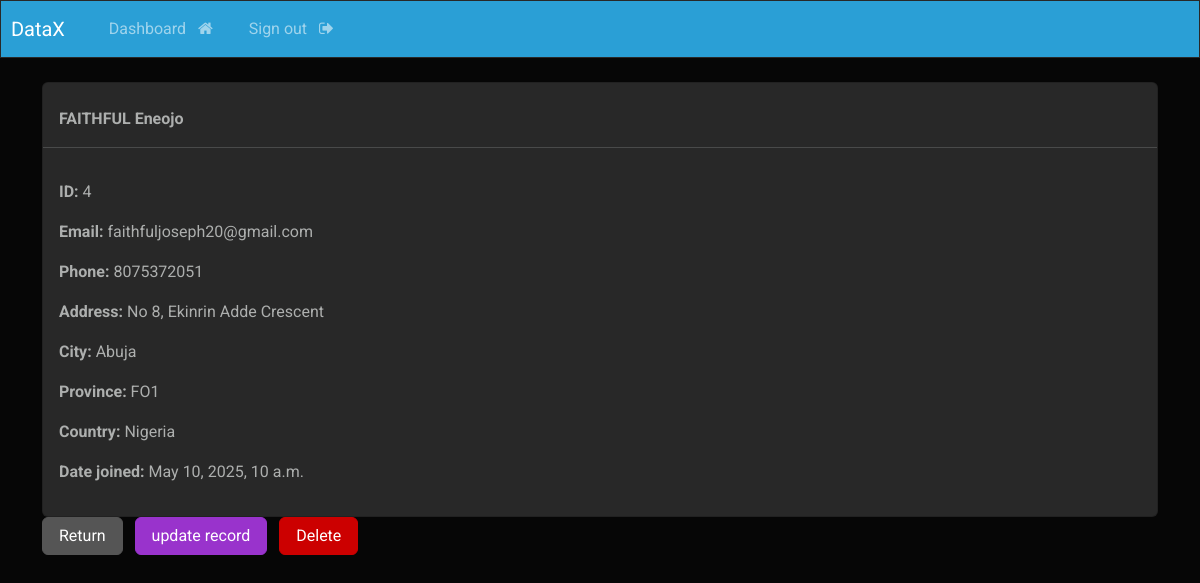
/record/4 (signed in), run on the app's committed database.
### webapp/models.py (models this page shows, shortened)
class Record(models.Model):
    creation_date = models.DateTimeField(auto_now_add=True)
    first_name = models.CharField(max_length=150)
    last_name = models.CharField(max_length=150)
    email = models.EmailField(max_length=150)
    phone = models.CharField(max_length=20)
    address = models.CharField(max_length=300)
    city = models.CharField(max_length=255)
    province = models.CharField(max_length=200)
    country = models.CharField(max_length=120)

### webapp/views.py (the view)
# urls.py: path('record/<int:pk>', views.view_record, name = 'record'),
@login_required(login_url='my-login')
def view_record(request, pk):
    all_records = Record.objects.get(id=pk)
    context ={'record':all_records}
    return render(request, 'webapp/view-record.html', context = context)

### webapp/templates/webapp/view-record.html (shortened to what this page needs)
{% extends 'webapp/base.html' %}
{% block content %}
    <div class="card">
        <strong>
            <br>
            {{record.first_name|upper}}
            {{record.last_name}}
        </strong>
        <hr>
        <div class="card-body">
            <p> <strong> ID: </strong> {{record.id}} </p>
            <p> <strong> Email: </strong> {{record.email}} </p>
            <p> <strong> Phone: </strong> {{record.phone}} </p>
            <p> <strong> Address: </strong> {{record.address}} </p>
            <p> <strong> City: </strong> {{record.city}} </p>
            <p> <strong> Province: </strong> {{record.province}} </p>
            <p> <strong> Country: </strong> {{record.country}} </p>
            <p> <strong> Date joined: </strong> {{record.creation_date}} </p>
        </div>
    </div>
    <a href="{% url 'dashboard' %}" class="btn btn-secondary">Return</a>
    <a href="{% url 'update-record' record.id %}" class="btn btn-info">update record</a>
    <a href="{% url 'delete-record' record.id %}" class="btn btn-danger">Delete</a>
{% endblock %}

### data on the page
Record: first_name "FAITHFUL", last_name "Eneojo", id "4", email "faithfuljoseph20@gmail.com", phone "8075372051", address "No 8, Ekinrin Adde Crescent", city "Abuja", province "FO1", country "Nigeria", creation_date "May 10, 2025, 10 a.m."
